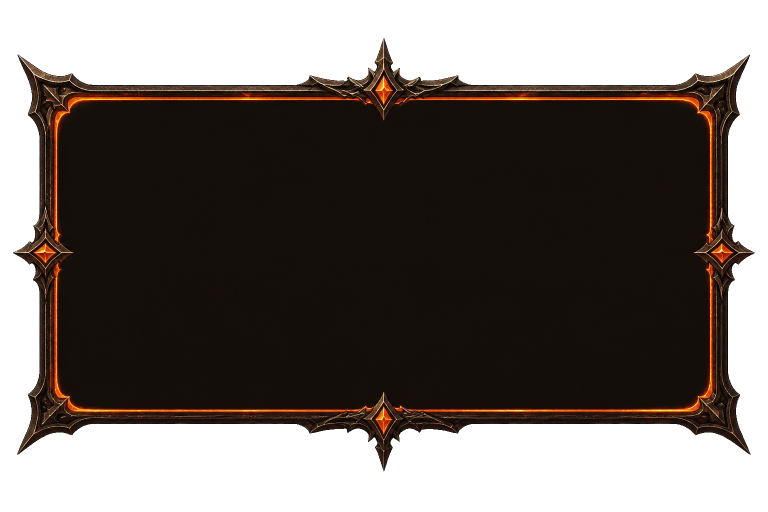
#> input picture samples/open-world-rpg/assets/ui/menu/creation/prologue-glass-dialogue-plate.png, 1536 x 1024 px, found by its file name (shown at 1/2 size); its folder holds 8 pictures in this run; the run also reads 2 pictures not shown here
$ python _punch_generated_glass_alpha.py
#> lines starting #> are read from the running program, lines starting #| are printed output that depends on the picture; after the words box and inside, x2 and y2 are one past the last pixel; in counts of white or black regions, pixels touching at a corner belong together
"""Punch baked mattes / checkerboards from generated glass UI overlays → true RGBA.

Safer than border flood-fill: stained-glass leading is near-black and would otherwise
tunnel into the art. Uses chroma/luma subject masks + morphological close/fill.

Run: python context/design/menu-assets/_punch_generated_glass_alpha.py
"""
from __future__ import annotations

from pathlib import Path

import numpy as np
from PIL import Image
from scipy import ndimage

REPO = Path(__file__).resolve().parents[3]
MENU = REPO / "samples" / "open-world-rpg" / "assets" / "ui" / "menu"
OUT_DEBUG = REPO / "out" / "glass-punch-preview"
OUT_COMP = REPO / "out" / "glass-punch-composite"


def luma(rgb: np.ndarray) -> np.ndarray:
    return 0.2126 * rgb[..., 0] + 0.7152 * rgb[..., 1] + 0.0722 * rgb[..., 2]


def chroma(rgb: np.ndarray) -> np.ndarray:
    mx = np.maximum(np.maximum(rgb[..., 0], rgb[..., 1]), rgb[..., 2])
    mn = np.minimum(np.minimum(rgb[..., 0], rgb[..., 1]), rgb[..., 2])
    return mx - mn


def soft_edge(alpha: np.ndarray, px: float = 2.0) -> np.ndarray:
    dist = ndimage.distance_transform_edt(alpha > 0)
    fringe = (dist > 0) & (dist < px)
    out = alpha.astype(np.float32)
    out[fringe] = np.minimum(out[fringe], (dist[fringe] / px) * 255.0)
    return out


def compose_preview(im: Image.Image, path: Path) -> None:
    OUT_COMP.mkdir(parents=True, exist_ok=True)
    a = np.array(im.convert("RGBA"))
    h, w = a.shape[:2]
    yy, xx = np.mgrid[0:h, 0:w]
    cell = ((xx // 32) + (yy // 32)) % 2
    bg = np.zeros((h, w, 4), dtype=np.uint8)
    bg[cell == 0] = (255, 0, 255, 255)
    bg[cell == 1] = (40, 200, 255, 255)
    Image.alpha_composite(Image.fromarray(bg), Image.fromarray(a)).save(OUT_COMP / path.name)


def save(im: Image.Image, path: Path) -> None:
    path.parent.mkdir(parents=True, exist_ok=True)
    im.save(path)
    OUT_DEBUG.mkdir(parents=True, exist_ok=True)
    im.save(OUT_DEBUG / path.name)
    compose_preview(im, path)
    a = np.array(im)
    corners = [int(a[0, 0, 3]), int(a[0, -1, 3]), int(a[-1, 0, 3]), int(a[-1, -1, 3])]
    print(
        f"{path.name}: size={im.size} meanA={a[..., 3].mean():.1f} "
        f"cornerA={corners} transparent={(a[..., 3] < 8).mean() * 100:.1f}% midA={a[a.shape[0]//2, a.shape[1]//2, 3]}"
    )


def punch_arch_card(path: Path) -> Image.Image:
    """Keep the stained-glass arch; punch only outside the closed silhouette."""
    arr = np.array(Image.open(path).convert("RGBA"))
    rgb = arr[..., :3].astype(np.float32)
    L = luma(rgb)
    C = chroma(rgb)
    # Subject = anything with color or non-flat black (includes dark leading inside art).
    subject = (C > 16) | (L > 38)
    # Seal gaps in leading so fill_holes recovers the full arch.
    subject = ndimage.binary_closing(subject, iterations=6)
    subject = ndimage.binary_dilation(subject, iterations=1)
    subject = ndimage.binary_fill_holes(subject)
    # Drop tiny islands outside the main arch.
    labeled, n = ndimage.label(subject)
    if n:
        sizes = ndimage.sum(subject, labeled, index=range(1, n + 1))
        keep_id = int(np.argmax(sizes)) + 1
        subject = labeled == keep_id

    alpha = np.where(subject, 255.0, 0.0)
    alpha = soft_edge(alpha, px=2.0)
    out = arr.copy()
    out[..., 3] = np.clip(alpha, 0, 255).astype(np.uint8)
    out[out[..., 3] == 0, :3] = 0
    return Image.fromarray(out)


def is_checker_or_matte(rgb: np.ndarray) -> np.ndarray:
    L = luma(rgb)
    C = chroma(rgb)
    # Neutral studio / checker cells (not warm metal, not saturated glass).
    return (C < 28) & (((L > 30) & (L < 200)) | (L < 25) | (L > 210))


def punch_frame_plate(path: Path, glass_a: int = 170) -> Image.Image:
    """Ornate frame with glass well: transparent outside, soft dark glass inside."""
#> called with glass_a = 165
    arr = np.array(Image.open(path).convert("RGBA"))
#> arr is the input picture: shape (1024, 1536, 4); mean R, G, B, A 19.4, 12.1, 7.9, 157
    rgb = arr[..., :3].astype(np.float32)
    L = luma(rgb)
    C = chroma(rgb)
    r, g, b = rgb[..., 0], rgb[..., 1], rgb[..., 2]
    metal = (
        ((r > b + 10) & (C > 18) & (r > 50))
        | ((r > 110) & (g > 45) & (C > 28))
        | ((C > 35) & (L > 40))
        | ((C > 20) & (L > 85) & (L < 210))
    )
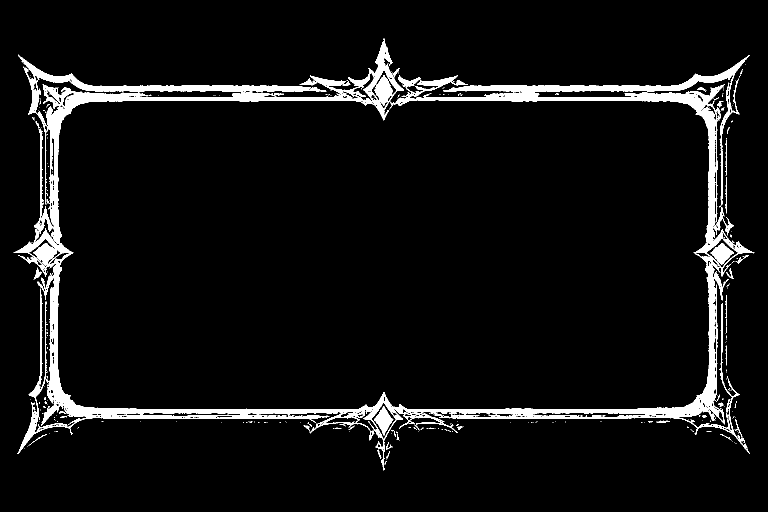
#> metal: shape (1024, 1536) bool (shown at 1/2 size); 6% white; 330 white regions (281 under 20 px), largest, box (x1, y1, x2, y2) and area: (27, 151, 1509, 941) 50006, (36, 77, 808, 488) 27283, (886, 110, 1499, 411) 7862
    # Grow frame into a closed ring, fill interior.
    ring = ndimage.binary_closing(ndimage.binary_dilation(metal, iterations=2), iterations=5)
#> ring: shape (1024, 1536) bool; 11.1% white; 1 white region, box (x1, y1, x2, y2) and area: (25, 75, 1511, 943) 173835
    filled = ndimage.binary_fill_holes(ring)
#> filled: shape (1024, 1536) bool; 61.1% white; 1 black region, box (x1, y1, x2, y2) and area: (0, 0, 1536, 1024) 611342
    interior = filled & ~ndimage.binary_erosion(ring, iterations=2)
#> interior: shape (1024, 1536) bool; 51.3% white; 2 black regions, box (x1, y1, x2, y2) and area: (0, 0, 1536, 1024) 611342, (27, 77, 1509, 941) 154815
    # If erosion ate the ring, fall back to filled XOR outer.
    if interior.mean() < 0.02:
        interior = filled & ~ring

    exterior = ~filled
    # Kill leftover matte speckles outside.
    exterior |= is_checker_or_matte(rgb) & ~filled
#> in is_checker_or_matte, `return (C < 28) & (((L > 30) & (L < 200)) | (L < 25) | (L > 210))`: returned value: shape (1024, 1536) bool; 92.7% white; 830 black regions (762 under 20 px), largest, box (x1, y1, x2, y2) and area: (27, 81, 1509, 940) 108564, (78, 580, 89, 752) 618, (1440, 291, 1445, 411) 262

    alpha = np.full(L.shape, 255.0, dtype=np.float32)
    alpha[exterior] = 0.0

    # Replace checker / flat matte inside the well with smoked glass.
    matte_in = is_checker_or_matte(rgb) & interior
#> matte_in: shape (1024, 1536) bool; 51% white; 23 black regions (21 under 20 px), largest, box (x1, y1, x2, y2) and area: (0, 0, 1536, 1024) 770952, (792, 841, 800, 850) 26
    glass_rgb = np.array([26.0, 20.0, 14.0], dtype=np.float32)
    # Prefer existing dark non-matte tint when present.
    keep_tint = interior & ~is_checker_or_matte(rgb) & (L < 90)
#> keep_tint: shape (1024, 1536) bool; 0.31% white in thin lines or dots, all inside (x1, y1, x2, y2) = (27, 76, 1507, 936)
    alpha[interior] = float(glass_a)
    rgb[matte_in] = glass_rgb
    # Keep metal/glow fully opaque on the rim.
    alpha[ring & metal] = 255.0
    alpha[keep_tint] = np.maximum(alpha[keep_tint], 200.0)

    alpha = soft_edge(alpha, px=2.2)
#> in soft_edge, `fringe = (dist > 0) & (dist < px)`: fringe: shape (1024, 1536) bool; 0.65% white in thin lines or dots, all inside (x1, y1, x2, y2) = (25, 75, 1511, 943)
#> in soft_edge, `out[fringe] = np.minimum(out[fringe], (dist[fringe] / px) * 255.0)`:
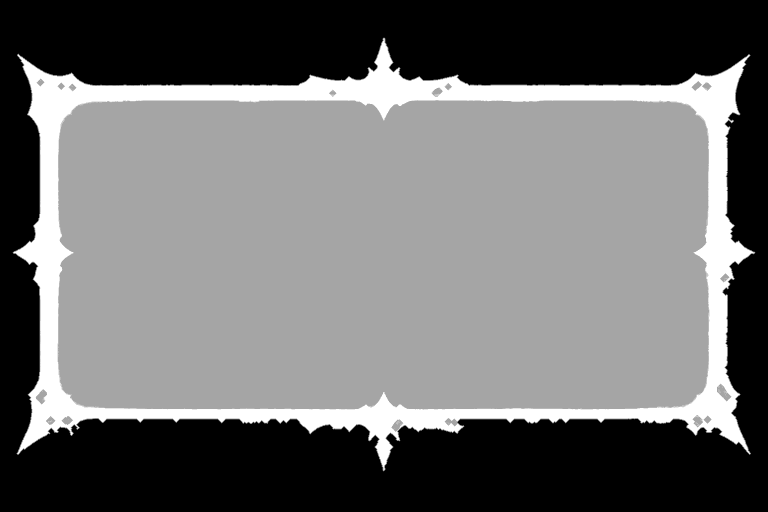
#> out: shape (1024, 1536) float32 (shown at 1/2 size); min 0, max 255, mean 109.7
    out = np.zeros_like(arr)
    out[..., :3] = np.clip(rgb, 0, 255)
#> out: shape (1024, 1536, 4)
    out[..., 3] = np.clip(alpha, 0, 255).astype(np.uint8)
    out[out[..., 3] == 0, :3] = 0
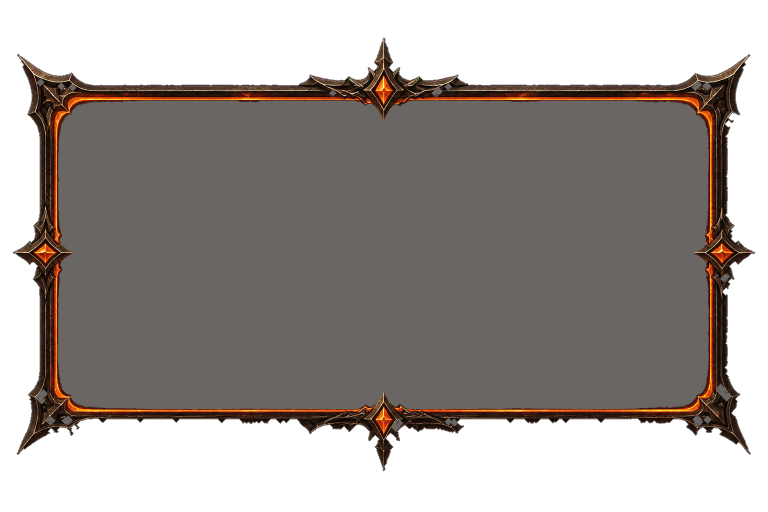
#> out: shape (1024, 1536, 4) (shown at 1/2 size); mean R, G, B, A 22, 14.9, 9.7, 109.7; transparent parts drawn white
    return Image.fromarray(out)


def punch_glow(path: Path) -> Image.Image:
    arr = np.array(Image.open(path).convert("RGBA"))
    rgb = arr[..., :3].astype(np.float32)
    L = luma(rgb)
    C = chroma(rgb)
    r, g, b = rgb[..., 0], rgb[..., 1], rgb[..., 2]
    glow = ((r > 65) & (g > 20) & (r > b + 5) & (C > 18)) | ((r > 130) & (g > 70) & (C > 25))
    glow |= (L > 140) & (C > 35) & (r > 100)
    glow = ndimage.binary_dilation(glow, iterations=1) | glow
    strength = np.clip((np.maximum(C - 12, 0) / 90.0) * (np.maximum(r - 35, 0) / 200.0), 0, 1)
    strength = np.maximum(strength, np.where(glow, 0.35, 0.0))
    alpha = np.where(glow, np.clip(strength * 255.0, 0, 255), 0.0)
    # Explicitly kill neutral mattes even if slightly warm-adjacent.
    alpha[is_checker_or_matte(rgb) & ~glow] = 0.0
    out = np.zeros_like(arr)
    out[..., :3] = np.clip(rgb, 0, 255)
    out[..., 3] = alpha.astype(np.uint8)
    out[out[..., 3] < 6, :3] = 0
    out[out[..., 3] < 6, 3] = 0
    return Image.fromarray(out)


def punch_hollow_frame(path: Path) -> Image.Image:
    """Appearance panel: keep ornate rim only; hollow center stays transparent."""
    arr = np.array(Image.open(path).convert("RGBA"))
    rgb = arr[..., :3].astype(np.float32)
    L = luma(rgb)
    C = chroma(rgb)
    rim = (C > 14) & (L > 28) & (L < 220)
    rim |= (C > 22) & (L > 20)
    rim = ndimage.binary_closing(rim, iterations=3)
    # Remove large interior fills: keep only a shell near the outer silhouette.
    filled = ndimage.binary_fill_holes(rim)
    # Distance from exterior — keep pixels near the rim band.
    exterior = ~filled
    dist_in = ndimage.distance_transform_edt(~exterior)
    # Approximate frame thickness band.
    band = filled & (dist_in <= max(18, int(0.04 * min(arr.shape[0], arr.shape[1]))))
    # Also keep high-chroma metal anywhere in filled area (tracery).
    metal = (C > 20) & (L > 35) & filled
    keep = band | metal | rim
    # Drop border-connected matte.
    keep &= ~is_checker_or_matte(rgb) | metal

    alpha = np.where(keep, 255.0, 0.0)
    alpha = soft_edge(alpha, px=2.0)
    out = arr.copy()
    out[..., 3] = np.clip(alpha, 0, 255).astype(np.uint8)
    out[out[..., 3] == 0, :3] = 0
    return Image.fromarray(out)


def main() -> None:
    dialogue = MENU / "prologue" / "prologue-glass-dialogue-plate.png"
    im = punch_frame_plate(dialogue, glass_a=165)
    save(im, dialogue)
#> in compose_preview, `Image.alpha_composite(Image.fromarray(bg), Image.fromarray(a)).save(OU..`:
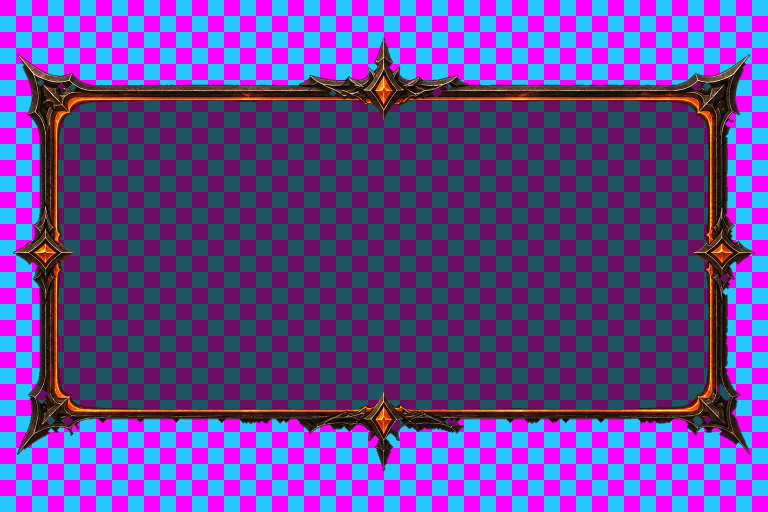
#> saved as prologue-glass-dialogue-plate.png: PIL image 1536x1024 RGBA (shown at 1/2 size); mean R, G, B, A 101.5, 68.4, 152.5, 255
#> in compose_preview, `Image.alpha_composite(Image.fromarray(bg), Image.fromarray(a)).save(OU..`:
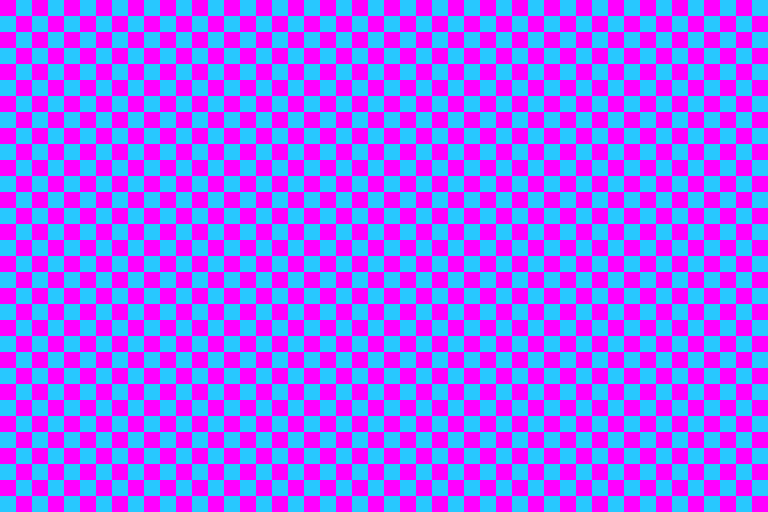
#> bg: shape (1024, 1536, 4) (shown at 1/2 size); mean R, G, B, A 147.5, 100, 255, 255
#> in save, `corners = [int(a[0, 0, 3]), int(a[0, -1, 3]), int(a[-1, 0, 3]), int(a[..`: corners = [0, 0, 0, 0]
#| prologue-glass-dialogue-plate.png: size=(1536, 1024) meanA=109.7 cornerA=[0, 0, 0, 0] transparent=38.9% midA=165
#| prologue-glass-dialogue-plate.png: size=(1536, 1024) meanA=109.7 cornerA=[0, 0, 0, 0] transparent=38.9% midA=165
    dup = MENU / "creation" / "prologue-glass-dialogue-plate.png"
    if dup.exists():
        save(im, dup)

    caption = MENU / "creation" / "creation-glass-card-caption.png"
    save(punch_frame_plate(caption, glass_a=180), caption)
#> call 2 of punch_frame_plate, with glass_a = 180
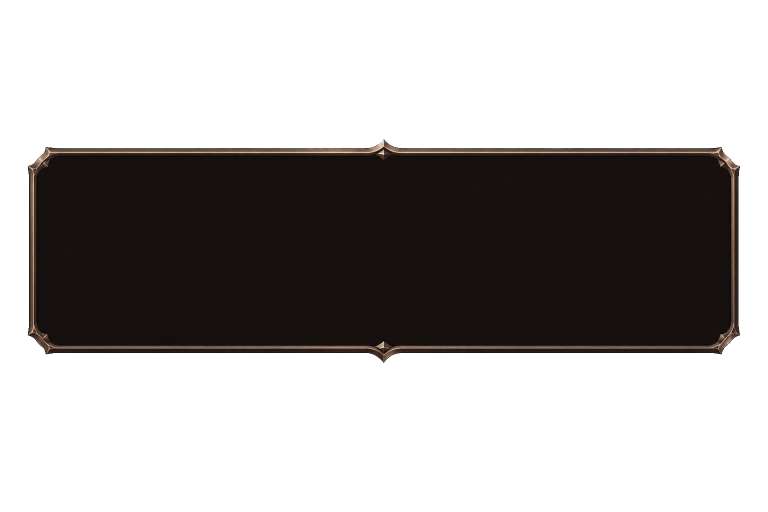
#> input picture samples/open-world-rpg/assets/ui/menu/creation/creation-glass-card-caption.png, 1536 x 1024 px (shown at 1/2 size)
#> in punch_frame_plate, arr is the input picture: shape (1024, 1536, 4); mean R, G, B, A 10.2, 7.7, 6.8, 93.9
#> in punch_frame_plate (call 2), `metal = ( ((r > b + 10) & (C > 18) & (r > 50)) | ((r > 110) & (g > 45)..`: metal: shape (1024, 1536) bool; 2.2% white; 27 white regions (23 under 20 px), largest, box (x1, y1, x2, y2) and area: (56, 279, 1480, 725) 33699, (752, 298, 783, 319) 260, (631, 702, 726, 705) 181, (729, 703, 742, 706) 23
#> in punch_frame_plate (call 2), `ring = ndimage.binary_closing(ndimage.binary_dilation(metal, iteration..`: ring: shape (1024, 1536) bool; 3.3% white; 1 white region, box (x1, y1, x2, y2) and area: (54, 277, 1482, 727) 51222
#> in punch_frame_plate (call 2), `filled = ndimage.binary_fill_holes(ring)`: filled: shape (1024, 1536) bool; 36.5% white; 1 white region, box (x1, y1, x2, y2) and area: (54, 277, 1482, 727) 573674
#> in punch_frame_plate (call 2), `interior = filled & ~ndimage.binary_erosion(ring, iterations=2)`: interior: shape (1024, 1536) bool; 34.1% white; 2 white regions, box (x1, y1, x2, y2) and area: (72, 307, 1463, 694) 529298, (54, 277, 1482, 727) 7108
#> in is_checker_or_matte (call 4), `return (C < 28) & (((L > 30) & (L < 200)) | (L < 25) | (L > 210))`: returned value: shape (1024, 1536) bool; 97.7% white; 162 black regions (149 under 20 px), largest, box (x1, y1, x2, y2) and area: (56, 279, 1477, 724) 34315, (1209, 309, 1374, 311) 273, (336, 309, 430, 311) 165
#> in punch_frame_plate (call 2), `matte_in = is_checker_or_matte(rgb) & interior`: matte_in: shape (1024, 1536) bool; 33.9% white; 64 white regions (45 under 20 px), largest, box (x1, y1, x2, y2) and area: (72, 307, 1463, 694) 528176, (58, 277, 1481, 408) 2990, (54, 332, 115, 710) 777
#> in punch_frame_plate (call 2), `keep_tint = interior & ~is_checker_or_matte(rgb) & (L < 90)`: keep_tint: shape (1024, 1536) bool; 0.17% white in thin lines or dots, all inside (x1, y1, x2, y2) = (56, 285, 1480, 721)
#> call 2 of soft_edge, with px = 2.2
#> in soft_edge (call 2), `fringe = (dist > 0) & (dist < px)`:
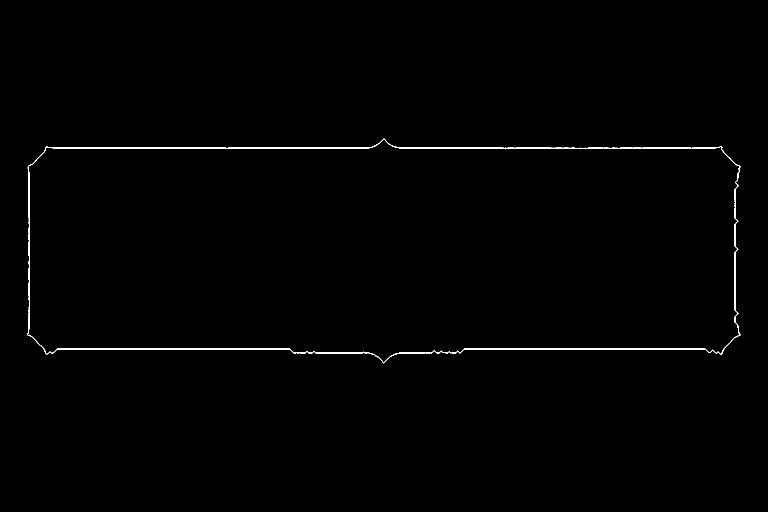
#> fringe: shape (1024, 1536) bool (shown at 1/2 size); 0.45% white in thin lines or dots, all inside (x1, y1, x2, y2) = (54, 277, 1482, 727)
#| creation-glass-card-caption.png: size=(1536, 1024) meanA=67.3 cornerA=[0, 0, 0, 0] transparent=63.5% midA=180

    appearance = MENU / "creation" / "creation-glass-appearance-panel.png"
    save(punch_hollow_frame(appearance), appearance)
#| creation-glass-appearance-panel.png: size=(585, 1535) meanA=19.1 cornerA=[0, 0, 0, 0] transparent=91.3% midA=0

    glow = MENU / "creation" / "creation-glass-card-hover-glow.png"
    save(punch_glow(glow), glow)
#| creation-glass-card-hover-glow.png: size=(1024, 1536) meanA=33.6 cornerA=[0, 0, 0, 0] transparent=85.9% midA=0

    for name in [
        "glass-card-ashfell-blade.png",
        "glass-card-outrider.png",
        "glass-card-runecaster.png",
        "glass-card-ashens-levy.png",
        "glass-card-calrenoth-breach.png",
        "glass-card-frangiturs-claim.png",
    ]:
        path = MENU / "creation" / name
        save(punch_arch_card(path), path)


if __name__ == "__main__":
#> (the run stopped early here; a loop or call above may not have finished)
